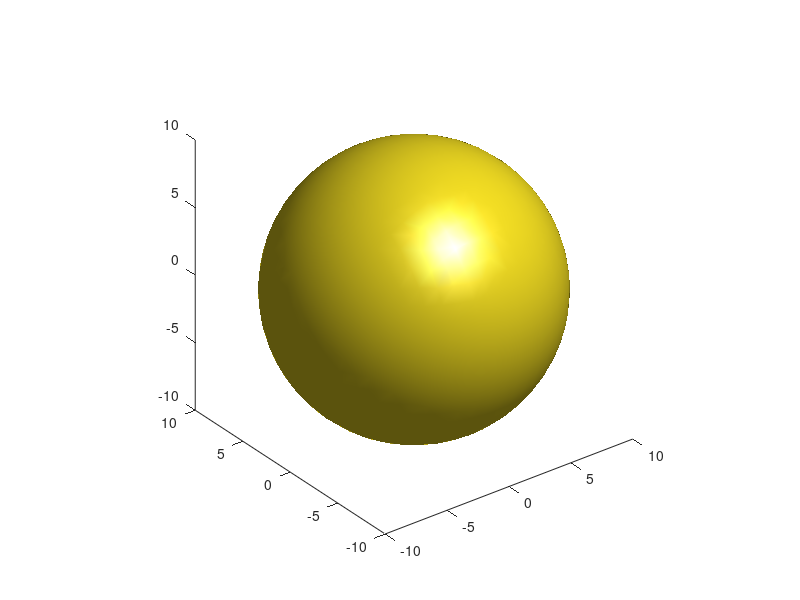

MATLAB code for this plot: (Note: this script raises an error after producing the figure.)
[xx,yy,zz] = meshgrid(-15:15,-15:15,-15:15);
%# calculate distance from center of the cube
rr = sqrt(xx.^2 + yy.^2 + zz.^2);
figure
%# create the isosurface by thresholding at a iso-value of 10
isosurface(xx,yy,zz,rr,5);
isosurface(xx,yy,zz,rr,10);

%# make sure it will look like a sphere
axis equal 
alpha(0.2)
colorbar
